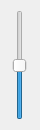
<?xml version="1.0" encoding="UTF-8"?>
<ui version="4.0">
 <class>GMVolumeWidget</class>
 <widget class="QWidget" name="GMVolumeWidget">
  <property name="geometry">
   <rect>
    <x>0</x>
    <y>0</y>
    <width>40</width>
    <height>130</height>
   </rect>
  </property>
  <property name="sizePolicy">
   <sizepolicy hsizetype="Fixed" vsizetype="Fixed">
    <horstretch>0</horstretch>
    <verstretch>0</verstretch>
   </sizepolicy>
  </property>
  <property name="minimumSize">
   <size>
    <width>40</width>
    <height>130</height>
   </size>
  </property>
  <property name="maximumSize">
   <size>
    <width>40</width>
    <height>130</height>
   </size>
  </property>
  <property name="font">
   <font>
    <family>Microsoft YaHei</family>
    <pointsize>12</pointsize>
   </font>
  </property>
  <property name="mouseTracking">
   <bool>true</bool>
  </property>
  <property name="windowTitle">
   <string>CGMVolumeWidget</string>
  </property>
  <widget class="CGMSlider" name="volumeSlider">
   <property name="geometry">
    <rect>
     <x>10</x>
     <y>10</y>
     <width>20</width>
     <height>110</height>
    </rect>
   </property>
   <property name="sizePolicy">
    <sizepolicy hsizetype="Fixed" vsizetype="Fixed">
     <horstretch>0</horstretch>
     <verstretch>0</verstretch>
    </sizepolicy>
   </property>
   <property name="minimumSize">
    <size>
     <width>20</width>
     <height>110</height>
    </size>
   </property>
   <property name="maximumSize">
    <size>
     <width>20</width>
     <height>110</height>
    </size>
   </property>
   <property name="mouseTracking">
    <bool>true</bool>
   </property>
   <property name="maximum">
    <number>100</number>
   </property>
   <property name="value">
    <number>50</number>
   </property>
   <property name="tracking">
    <bool>true</bool>
   </property>
   <property name="orientation">
    <enum>Qt::Vertical</enum>
   </property>
   <property name="invertedAppearance">
    <bool>false</bool>
   </property>
   <property name="invertedControls">
    <bool>false</bool>
   </property>
   <property name="tickPosition">
    <enum>QSlider::NoTicks</enum>
   </property>
  </widget>
  <widget class="QLabel" name="volumeLab">
   <property name="geometry">
    <rect>
     <x>0</x>
     <y>0</y>
     <width>40</width>
     <height>130</height>
    </rect>
   </property>
   <property name="text">
    <string/>
   </property>
  </widget>
  <zorder>volumeLab</zorder>
  <zorder>volumeSlider</zorder>
 </widget>
 <layoutdefault spacing="6" margin="11"/>
 <customwidgets>
  <customwidget>
   <class>CGMSlider</class>
   <extends>QSlider</extends>
   <header>GMSlider.h</header>
  </customwidget>
 </customwidgets>
 <resources/>
 <connections/>
</ui>
